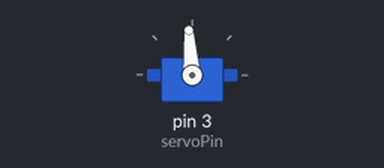
Bench run of a sketch on a simulated Arduino Uno, built with avr-gcc and run on an emulated ATmega328P. Shown: servo.

Above: at 0.05 s.
At 0.25 s:
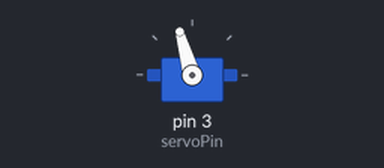
At 0.7 s:
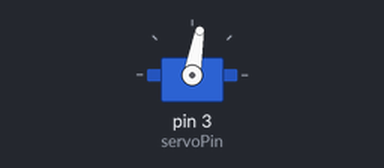
Timing chart, 0 to 3.0 s (numbered marks = the images above):
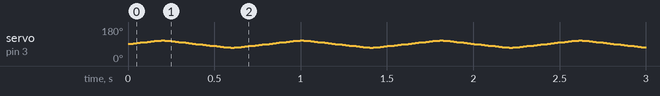

The sketch:

servotest.ino
```cpp
#include <Servo.h>
#include <Wire.h>

Servo myservo;

int servoDir = 0;
int servoPin = 3;
int startingPos = 90;
int pos = 90;

void setup() {
  // put your setup code here, to run once:
myservo.attach(servoPin);
Serial.begin(9600);
Wire.begin();
myservo.write(startingPos);
}

void loop() {
  // put your main code here, to run repeatedly:

 if(servoDir == 0)
  {
    pos++;
    if(pos >= 110)
    {
      servoDir = 1;
    }
  }
  else
  {
    pos--;
    if(pos <= 70)
    {
      servoDir = 0;
    }
  }

  myservo.write(pos);              // tell servo to go to position in variable 'pos'
  delay(10);


}
```
